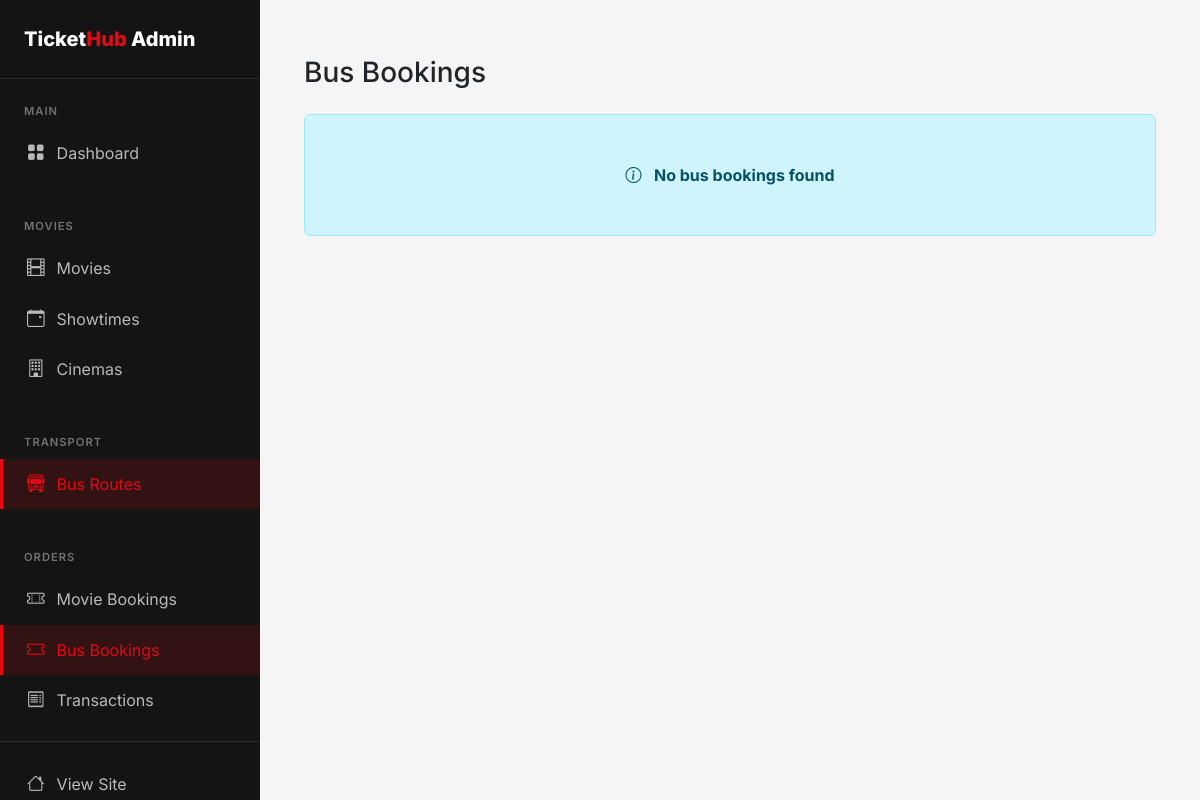
The app's page /admin/bookings/bus (signed in), older data.
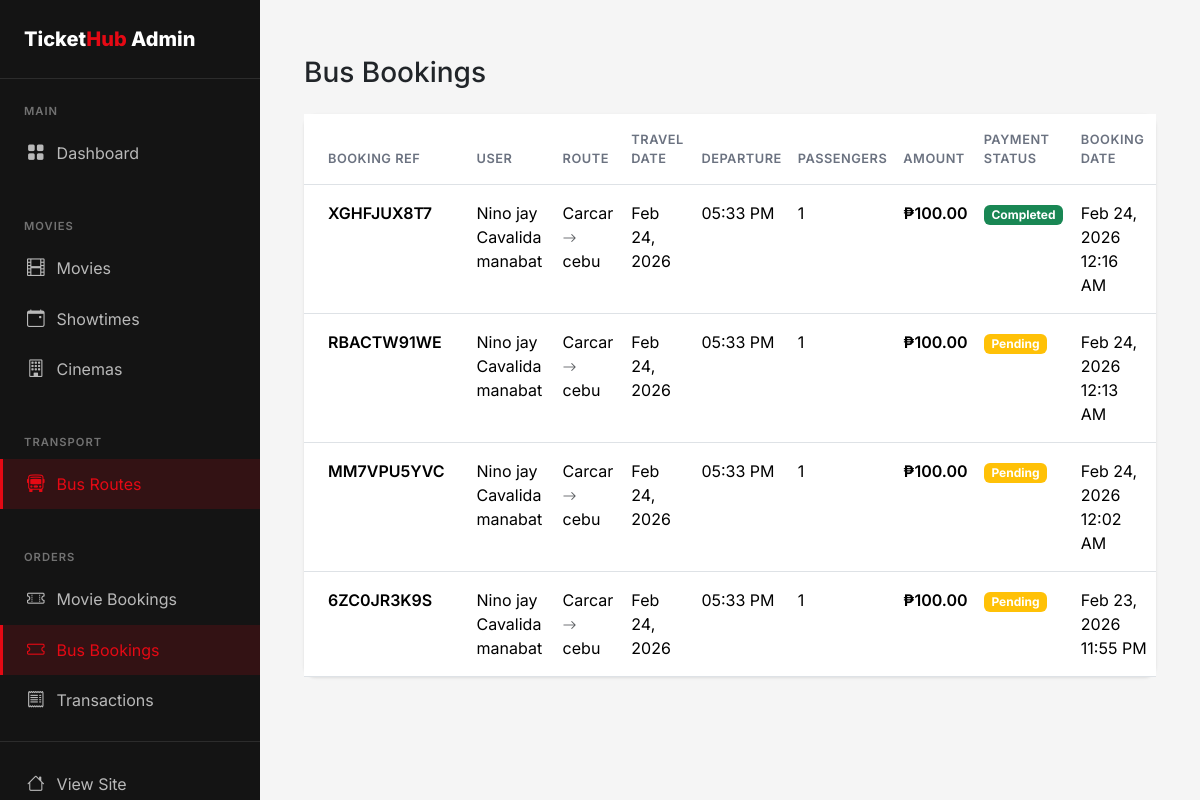
The same page, newer data.
### flask_app/app.py (models this page shows, shortened)
class BusBooking(db.Model):
    id = db.Column(db.Integer, primary_key=True)
    user_id = db.Column(db.Integer, db.ForeignKey('user.id'), nullable=False)
    schedule_id = db.Column(db.Integer, db.ForeignKey('bus_schedule.id'), nullable=False)
    num_tickets = db.Column(db.Integer, nullable=False)
    seat_numbers = db.Column(db.String(200))
    passenger_names = db.Column(db.Text)
    total_amount = db.Column(db.Float, nullable=False)
    payment_status = db.Column(db.String(20), default='pending')  # pending, completed, failed, refunded
    payment_method = db.Column(db.String(20))     # 'card', 'gcash', 'paymaya', 'paypal'
    payment_reference = db.Column(db.String(255)) # PayMongo source/payment id
    booking_reference = db.Column(db.String(20), unique=True)
    created_at = db.Column(db.DateTime, default=datetime.utcnow)

class User(UserMixin, db.Model):
    id = db.Column(db.Integer, primary_key=True)
    email = db.Column(db.String(120), unique=True, nullable=False)
    password_hash = db.Column(db.String(256), nullable=False)
    name = db.Column(db.String(100), nullable=False)
    phone = db.Column(db.String(20))
    is_admin = db.Column(db.Boolean, default=False)
    created_at = db.Column(db.DateTime, default=datetime.utcnow)
    movie_bookings = db.relationship('MovieBooking', backref='user', lazy=True)
    bus_bookings = db.relationship('BusBooking', backref='user', lazy=True)

class BusRoute(db.Model):
    id = db.Column(db.Integer, primary_key=True)
    origin = db.Column(db.String(100), nullable=False)
    destination = db.Column(db.String(100), nullable=False)
    bus_operator = db.Column(db.String(100))
    bus_type = db.Column(db.String(50))  # AC, Non-AC, Sleeper, etc.
    departure_time = db.Column(db.Time, nullable=False)
    arrival_time = db.Column(db.Time, nullable=False)
    duration = db.Column(db.String(50))
    price = db.Column(db.Float, nullable=False)
    total_seats = db.Column(db.Integer, default=40)
    amenities = db.Column(db.String(255))  # WiFi, Charging, etc.
    is_active = db.Column(db.Boolean, default=True)
    schedules = db.relationship('BusSchedule', backref='route', lazy=True)

class BusSchedule(db.Model):
    id = db.Column(db.Integer, primary_key=True)
    route_id = db.Column(db.Integer, db.ForeignKey('bus_route.id'), nullable=False)
    travel_date = db.Column(db.Date, nullable=False)
    available_seats = db.Column(db.Integer)
    bookings = db.relationship('BusBooking', backref='schedule', lazy=True)

### flask_app/app.py (the view)
@app.route('/admin/bookings/bus')
@login_required
@admin_required
def admin_bus_bookings():
    bookings = BusBooking.query.order_by(BusBooking.created_at.desc()).all()
    return render_template('admin/bookings/bus.html', bookings=bookings)

### flask_app/app.py (called while the page is built)
@login_manager.user_loader
def load_user(user_id):
    return User.query.get(int(user_id))

def admin_required(f):
    @wraps(f)
    def decorated_function(*args, **kwargs):
        if not current_user.is_authenticated or not current_user.is_admin:
            flash('You need admin access for this action.', 'error')
            return redirect(url_for('index'))
        return f(*args, **kwargs)
    return decorated_function

### flask_app/templates/admin/bookings/bus.html (shortened to what this page needs)
{% extends 'admin/base.html' %}
{% block admin_content %}
<div class="container-fluid py-4">
    <div class="row mb-4">
        <div class="col-12">
            <h1 class="h3 mb-0">Bus Bookings</h1>
        </div>
    </div>
    {% if bookings %}
    <div class="card">
        <div class="table-responsive">
            <table class="table table-hover mb-0">
                <thead class="bg-light">
                    <tr>
                        <th class="px-4 py-3">Booking Ref</th>
                        <th class="py-3">User</th>
                        <th class="py-3">Route</th>
                        <th class="py-3">Travel Date</th>
                        <th class="py-3">Departure</th>
                        <th class="py-3">Passengers</th>
                        <th class="py-3">Amount</th>
                        <th class="py-3">Payment Status</th>
                        <th class="py-3">Booking Date</th>
                    </tr>
                </thead>
                <tbody>
                    {% for booking in bookings %}
                    <tr>
                        <td class="px-4 py-3">
                            <span class="fw-semibold">{{ booking.booking_reference }}</span>
                        </td>
                        <td class="py-3">{{ booking.user.name }}</td>
                        <td class="py-3">
                            {{ booking.schedule.route.origin }} <i class="bi bi-arrow-right text-muted small"></i> {{ booking.schedule.route.destination }}
                        </td>
                        <td class="py-3">{{ booking.schedule.travel_date.strftime('%b %d, %Y') }}</td>
                        <td class="py-3">{{ booking.schedule.route.departure_time.strftime('%I:%M %p') }}</td>
                        <td class="py-3">{{ booking.num_tickets }}</td>
                        <td class="py-3 fw-semibold">₱{{ "%.2f"|format(booking.total_amount) }}</td>
                        <td class="py-3">
                            {% if booking.payment_status in ['completed', 'paid'] %}
                                    <span class="badge bg-success">Completed</span>
                                {% elif booking.payment_status == 'pending' %}
                                    <span class="badge bg-warning">Pending</span>
                                {% else %}
                                    <span class="badge bg-danger">Failed</span>
                                {% endif %}
                        </td>
                        <td class="py-3">{{ booking.created_at.strftime('%b %d, %Y %I:%M %p') }}</td>
                    </tr>
                    {% endfor %}
                </tbody>
            </table>
        </div>
    </div>
    {% else %}
    <div class="alert alert-info text-center py-5">
        <i class="bi bi-info-circle me-2"></i>
        <strong>No bus bookings found</strong>
    </div>
    {% endif %}
</div>
{% endblock %}

Row changes from the older to the newer data that the page shows:
added BusBooking: booking_reference "XGHFJUX8T7", user.name "Nino jay Cavalida manabat", schedule.route.origin "Carcar", schedule.route.destination "cebu", schedule.travel_date "Feb 24, 2026", schedule.route.departure_time "05:33 PM", num_tickets "1", total_amount "100.00", payment_status "Completed", created_at "Feb 24, 2026 12:16 AM"
added BusBooking: booking_reference "RBACTW91WE", user.name "Nino jay Cavalida manabat", schedule.route.origin "Carcar", schedule.route.destination "cebu", schedule.travel_date "Feb 24, 2026", schedule.route.departure_time "05:33 PM", num_tickets "1", total_amount "100.00", payment_status "Pending", created_at "Feb 24, 2026 12:13 AM"
added BusBooking: booking_reference "MM7VPU5YVC", user.name "Nino jay Cavalida manabat", schedule.route.origin "Carcar", schedule.route.destination "cebu", schedule.travel_date "Feb 24, 2026", schedule.route.departure_time "05:33 PM", num_tickets "1", total_amount "100.00", payment_status "Pending", created_at "Feb 24, 2026 12:02 AM"
added BusBooking: booking_reference "6ZC0JR3K9S", user.name "Nino jay Cavalida manabat", schedule.route.origin "Carcar", schedule.route.destination "cebu", schedule.travel_date "Feb 24, 2026", schedule.route.departure_time "05:33 PM", num_tickets "1", total_amount "100.00", payment_status "Pending", created_at "Feb 23, 2026 11:55 PM"
Text that changed along with them:
text no longer shown: "No bus bookings found"
text now shown: "BOOKING REF USER ROUTE TRAVEL DATE DEPARTURE PASSENGERS AMOUNT PAYMENT STATUS BOOKING DATE"
